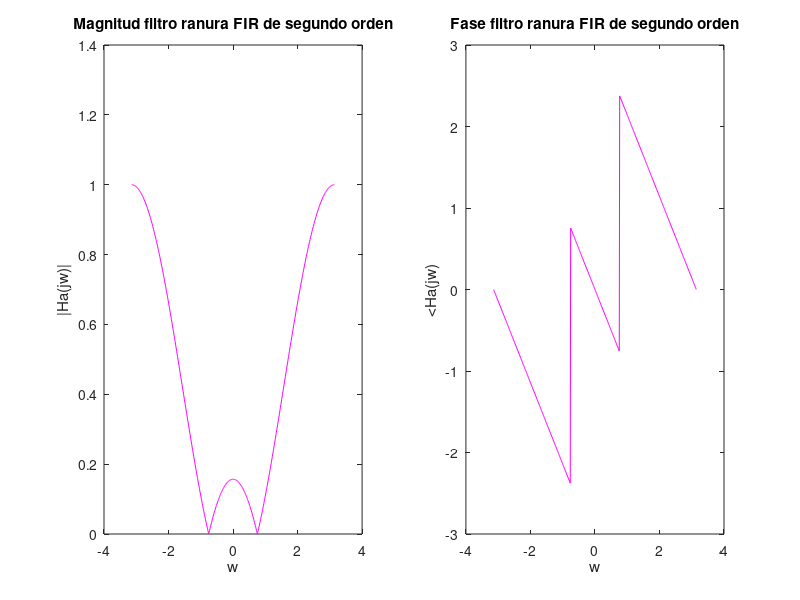
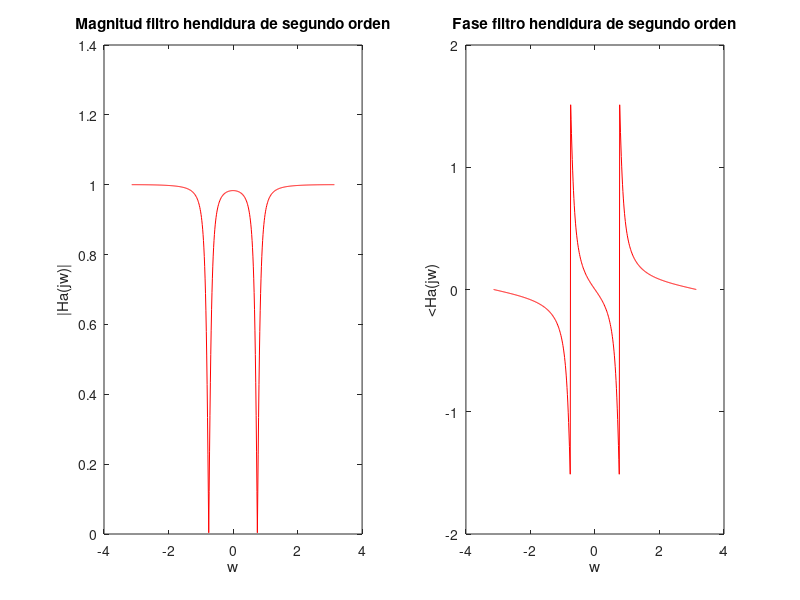

These charts were generated, in order, by the following MATLAB code:
%Ejercicio 9

% Con un tamaño de paso de 0.004 obtenemos Fs = 500 muestras/s
% T = 2 porque se estudia desde -pi a pi.
% Paso = Fs(m/s)*T(s) = # muestras

f = [-1:0.004:1];
w = 3.14*f;
w0 = 0.24*pi;

% Inciso A: filtro de segundo orden 
b0 = 0.2892;


% Funcion de magnitud |H(w)|

V1 = 2-2.*cos(w-w0);
V2 = 2-2.*cos(w+w0);
H = abs(b0).*sqrt(V1.*V2);

% Funcion de fase de H(w)

A = sin(w-w0);
B = 1-cos(w-w0);
C = sin(w+w0);
D = 1-cos(w+w0);
P1 = atan(A./B);
P2 = atan(C./D);
P3 = P1+P2;

figure(1)
subplot(1,2,1);
plot(w,H,"m");
title("Magnitud filtro ranura FIR de segundo orden")
xlabel('w');
ylabel('|Ha(jw)|');

subplot(1,2,2);
plot(w,P3,"m");
title("Fase filtro ranura FIR de segundo orden")
xlabel('w');
ylabel('<Ha(jw)');

% Inciso B: filtro de segundo orden con polos r = 0.9
b1 = 0.9030;

% Funcion de magnitud |H(w)|

V12 = 2-2.*cos(w-w0);
V22 = 2-2.*cos(w+w0);
V32 = 1.81 - 1.8.*cos(w-w0);
V42 = 1.81 - 1.8.*cos(w+w0);
H2 = abs(b1).*sqrt(V12.*V22./V32./V42);

% Funcion de fase de H(w).
A1 = 0.9*sin(w-w0);
B1 = 1-0.9*cos(w-w0);
C1 = 0.9*sin(w+w0);
D1 = 1-0.9*cos(w+w0);
P4 = atan(A1./B1);
P5 = atan(C1./D1);
PT = P3-(P4+P5); %Le resto a la fase de los ceros la fase de los polos

figure(2)
subplot(1,2,1);
plot(w,H2,"r");
title("Magnitud filtro hendidura de segundo orden")
xlabel('w');
ylabel('|Ha(jw)|');

subplot(1,2,2);
plot(w,PT,"r");
title("Fase filtro hendidura de segundo orden")
xlabel('w');
ylabel('<Ha(jw)');